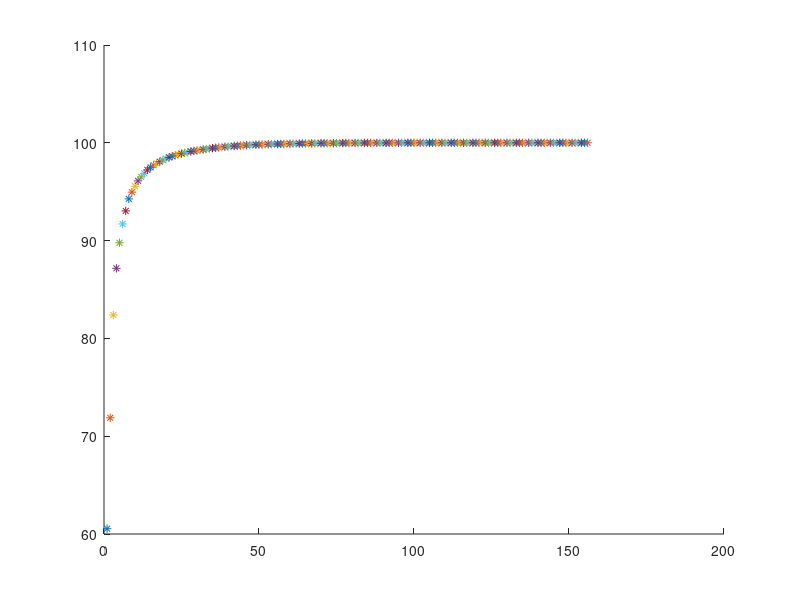

The MATLAB script that drew this image: (Note: this script raises an error after producing the figure.)
%%%%%%%%%%%%%%%%%%%%%%%%%%%%%%%%%%%%%%%%%%%%%%%%%%%%%%%%%%%%%%%%%%%%%%%%%%% 
%   Here is the package to prepprocessing function to partition the 
% total data into two parts -- training data and test data. 
% 
%   Input: ds.mat
% 
%   Output: X_training.mat and X_test.mat
% 
%   Parameters: training_percentage: the percentage of training data(if 
%             it is 0.1,means training data=100,test data=900)
%               dimentionAfterPCA: new dimention after PCA,if we want 
%             visualize it in plot,choose it as 3.
%                
% 
%   Notation:  1: training_percentage is in range(0,1). 
%              2: The size of X_traing and X_test is (d+1)*n.
%              where d is the dimension of the data after PCA, 
%              n is the number of data, the last row of the data is the 
%              true lable of the corresponding data.

%%%%%%%%%%%%%%%%%%%%%%%%%%%%%%%%%%%%%%%%%%%%%%%%%%%%%%%%%%%%%%%%%%%%%%%%%%%

clc;    % Clear command window.
clear;  % Delete all variables.
close all;  % Close all figure windows except those created by imtool.


%% Load  the feature vectors for each types
load ds;
label = ds.output;
fileId = ds.fileId;
fileClassId = ds.fileClassId;
X = ds.input;
label_name = ds.outputName;
file = ds.file;

%% Set the Parameters
training_percentage = 0.8;
dimentionAfterPCA = 20;

%% Set the label for each classifier
label_X1 = (label == 1);
label_X2 = (label == 2);
label_X3 = (label == 3);
label_X4 = (label == 4);
label_X5 = (label == 5);
label_X6 = (label == 6);
label_X7 = (label == 7);
label_X8 = (label == 8);
label_X9 = (label == 9);
label_X10 = (label == 10);

X1 = X(:,label_X1);
X2 = X(:,label_X2);
X3 = X(:,label_X3);
X4 = X(:,label_X4);
X5 = X(:,label_X5);
X6 = X(:,label_X6);
X7 = X(:,label_X7);
X8 = X(:,label_X8);
X9 = X(:,label_X9);
X10 = X(:,label_X10);


%% PCA for model reduction if necessary
% covariance: 156*156 matrix and each column is the coefficients for one
%             component.
% eigvalue_vector: 156*1,vector of eigen values.
% variance_proportion: 156*1 vector of percentage of total variance.
[covariance, eigvalue_vector, variance_proportion] = pcacov(cov(X'));

% reconstruction matrix (156*dimentionAfterPCA)
rec_matrix = covariance(:,1:dimentionAfterPCA);

% data after dimention reduction 
X1_afterPCA = rec_matrix'*X1;
X2_afterPCA = rec_matrix'*X2;
X3_afterPCA = rec_matrix'*X3;
X4_afterPCA = rec_matrix'*X4;
X5_afterPCA = rec_matrix'*X5;
X6_afterPCA = rec_matrix'*X6;
X7_afterPCA = rec_matrix'*X7;
X8_afterPCA = rec_matrix'*X8;
X9_afterPCA = rec_matrix'*X9;
X10_afterPCA = rec_matrix'*X10;

% plot the variance proportion figure
tmp = 0;
figure(1);
hold on;
for i = 1:1:length(variance_proportion)
    tmp = tmp +variance_proportion(i);
    plot(i,tmp,'*');
end
hold off;

% Project the data into 3D,need to set the dimentionAfterPCA to 3
% figure(2);
% hold on;
% scatter3(X1_afterPCA(1,:,:),X1_afterPCA(2,:,:),X1_afterPCA(3,:,:),'g','filled');
% scatter3(X2_afterPCA(1,:,:),X2_afterPCA(2,:,:),X2_afterPCA(3,:,:),'r');
% scatter3(X3_afterPCA(1,:,:),X3_afterPCA(2,:,:),X3_afterPCA(3,:,:),'b');
% scatter3(X4_afterPCA(1,:,:),X4_afterPCA(2,:,:),X4_afterPCA(3,:,:),'y');
% scatter3(X5_afterPCA(1,:,:),X5_afterPCA(2,:,:),X5_afterPCA(3,:,:),'m');
% scatter3(X6_afterPCA(1,:,:),X6_afterPCA(2,:,:),X6_afterPCA(3,:,:),'c');
% scatter3(X7_afterPCA(1,:,:),X7_afterPCA(2,:,:),X7_afterPCA(3,:,:),'k');
% scatter3(X8_afterPCA(1,:,:),X8_afterPCA(2,:,:),X8_afterPCA(3,:,:),'d');
% scatter3(X9_afterPCA(1,:,:),X9_afterPCA(2,:,:),X9_afterPCA(3,:,:),'d','filled');
% scatter3(X10_afterPCA(1,:,:),X10_afterPCA(2,:,:),X10_afterPCA(3,:,:),'*');
% hold off;

%% Construct the training data and test data
% add the label to each data
X1_afterPCA=[X1_afterPCA;ones(1,100)];
X2_afterPCA=[X2_afterPCA;2*ones(1,100)];
X3_afterPCA=[X3_afterPCA;3*ones(1,100)];
X4_afterPCA=[X4_afterPCA;4*ones(1,100)];
X5_afterPCA=[X5_afterPCA;5*ones(1,100)];
X6_afterPCA=[X6_afterPCA;6*ones(1,100)];
X7_afterPCA=[X7_afterPCA;7*ones(1,100)];
X8_afterPCA=[X8_afterPCA;8*ones(1,100)];
X9_afterPCA=[X9_afterPCA;9*ones(1,100)];
X10_afterPCA=[X10_afterPCA;10*ones(1,100)];


% add the test data for each label

split_point = round(100*training_percentage);
seq = randperm(100);

X1_training = X1_afterPCA(:,seq(1:split_point));
X1_test = X1_afterPCA(:,seq(split_point+1:end));

X2_training = X2_afterPCA(:,seq(1:split_point));
X2_test = X2_afterPCA(:,seq(split_point+1:end));

X3_training = X3_afterPCA(:,seq(1:split_point));
X3_test = X3_afterPCA(:,seq(split_point+1:end));

X4_training = X4_afterPCA(:,seq(1:split_point));
X4_test = X4_afterPCA(:,seq(split_point+1:end));

X5_training = X5_afterPCA(:,seq(1:split_point));
X5_test = X5_afterPCA(:,seq(split_point+1:end));

X6_training = X6_afterPCA(:,seq(1:split_point));
X6_test = X6_afterPCA(:,seq(split_point+1:end));

X7_training = X7_afterPCA(:,seq(1:split_point));
X7_test = X7_afterPCA(:,seq(split_point+1:end));

X8_training = X8_afterPCA(:,seq(1:split_point));
X8_test = X8_afterPCA(:,seq(split_point+1:end));

X9_training = X9_afterPCA(:,seq(1:split_point));
X9_test = X9_afterPCA(:,seq(split_point+1:end));

X10_training = X10_afterPCA(:,seq(1:split_point));
X10_test = X10_afterPCA(:,seq(split_point+1:end));

% stack all the test data and training data
X_training=[X2_training,X5_training ...
           X7_training,X9_training];

X_test=[X2_test,X5_test ...
           ,X7_test,X9_test];
     
X_train_1 = X_training(1:end-1,:);
label_train = X_training(end,:);
X_test_1 = X_test(1:end-1,:);
label_test =X_test(end,:);


label_train(label_train==2)=1;
label_train(label_train==5)=2;
label_train(label_train==7)=3;
label_train(label_train==9)=4;

label_test(label_test==2)=1;
label_test(label_test==5)=2;
label_test(label_test==7)=3;
label_test(label_test==9)=4;

labels = label_train';

num_ouput = 4;
labels_vector = 0.*ones(num_ouput, size(labels, 1));
for n = 1: size(labels, 1)
    labels_vector(labels(n), n) = 1;
end



hidden_num = 6;
learningRate = 0.01;
% normalization 
X_train_mean =mean(X_train_1,2);
X_train_std = std(X_train_1')';
X_train_std = repmat(X_train_std,[1 320]);
X_train_1 = X_train_1-repmat(X_train_mean,[1 320]);
X_train_1 = X_train_1./X_train_std;

hidden_vector =[]; train_error =[]; test_error =[];

for i = 1:17
    hidden_num = 4 + (i-1)*1;
    [w, v] = Train_Neural_Network(X_train_1,labels_vector,hidden_num,learningRate);


    X_train_mean =mean(X_test_1,2);
    X_train_std = std(X_test_1')';
    X_train_std = repmat(X_train_std,[1 80]);
    X_test_1 = X_test_1-repmat(X_train_mean,[1 80]);
    X_test_1 = X_test_1./X_train_std;

    test_e = compute_training_error(X_test_1,label_test',w,v);
     train_e = compute_training_error(X_train_1,label_train',w,v);

% training_error
    fprintf('hidden units number: %d  train_e %f test error: %f\n',hidden_num,train_e,test_e);
    hidden_vector = [hidden_vector;hidden_num];
    train_error = [train_error;train_e];
    test_error = [test_error;test_e];
    
    
end

